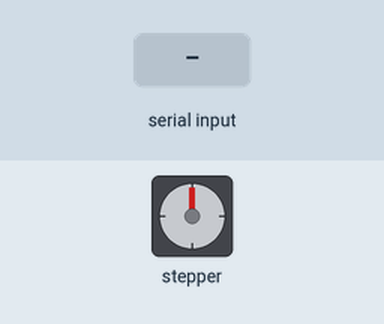
This sketch was run on a simulated Arduino Uno, built with avr-gcc and run on an emulated ATmega328P. On the bench: stepper motor. The test bench sets the inputs (shaded band). Stepper angles assume 2048 steps per turn.

Above: at 1.2 s.
1.3 s: "90,45\n" received over Serial
At 8.0 s:
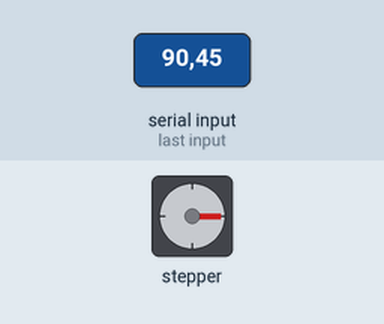
At 9.5 s:
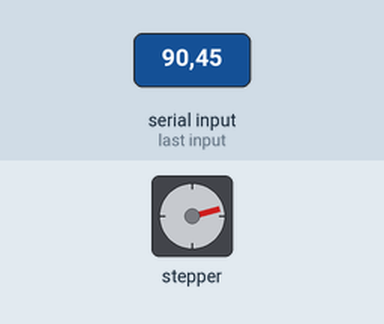
10.2 s: "30,150\n" received over Serial
At 13.2 s:
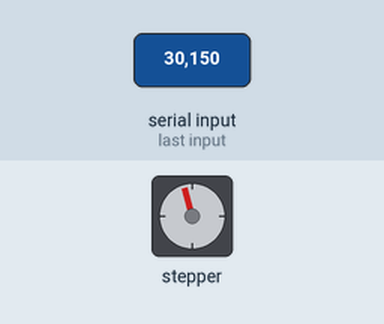
Timing chart, 0 to 18.2 s (numbered marks = the images above; inputs shaded):
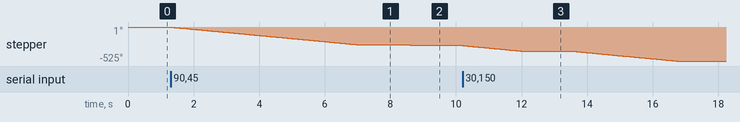

The sketch:

motor_1_stepper.ino
```cpp
#include <Stepper.h>

const int STEPS = 2048;
Stepper stepper(STEPS, 8,9,10,11);
String str="";

void setup()
{
  stepper.setSpeed(8);
  Serial.begin(9600);
}

void loop()
{
  if(Serial.available()) {
    char temp[10];    //serial로 부터 받을 buffer
    byte leng = Serial.readBytes(temp,4); //byte형태로 받아서 temp저장, 크기 반환
    int flag=0; //flag =0 일때 +각도 flag=1일때 -각도
    int i = 0;
    int multiply = 3;
    int angle = 0;

    if(temp[0] == '-'){
        i=1;
        flag=1;
    }
    else{
      i=0;
      flag=0;
    }

    //String으로 변환
    for(; i<leng; i++){
      str += temp[i];
    }

    //string을 int형으로 변환
    angle = str.toInt();
    if (angle > 3){
      angle = angle * multiply;

      //step수에 맞게 변환
      angle = map(angle,0,360,0,2048);

      if(flag == 0){
        //angle만큼 정회전
        stepper.step(-angle);
      }
      else if(flag == 1){
        stepper.step(angle);
      }
    }
    delay(500);
  }

  //다시 값 전달 받기 전에 str 초기화
  str="";
}
```

Measured:
- after the input at 1.3 s, stepper: turns 270° counter-clockwise in 5.6 s, then 15° counter-clockwise in 0.28 s
- after the input at 10.2 s, stepper: turns 90° counter-clockwise in 1.9 s, then 150° counter-clockwise in 3.1 s
